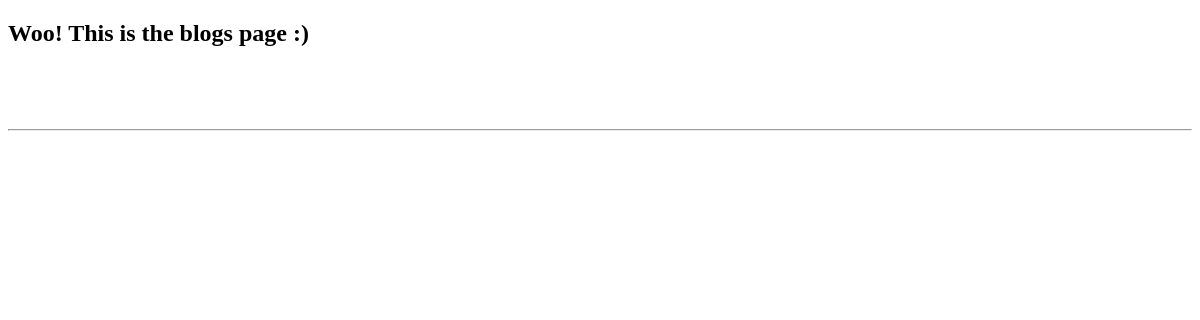
/blog/, run on an earlier commit of the app's database.
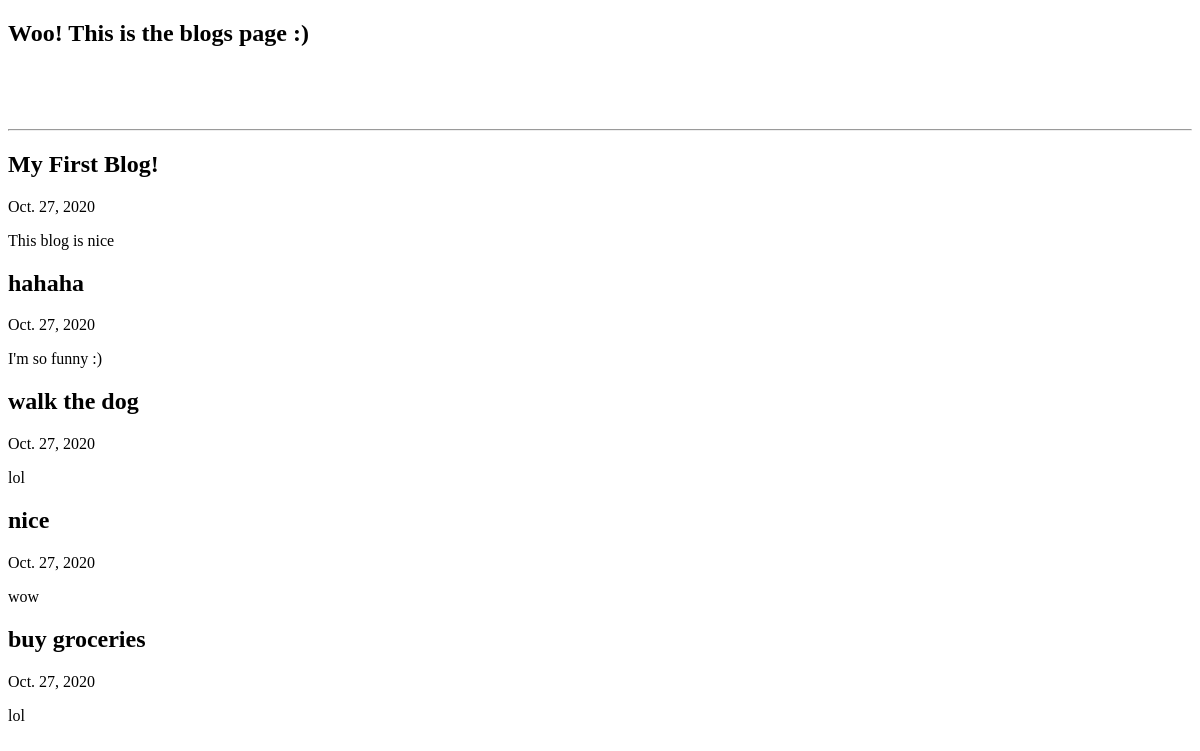
And on a later commit of the database.
### blog/models.py (models this page shows, shortened)
class Blog(models.Model):
    title = models.CharField(max_length=200)
    description = models.TextField()
    date = models.DateField()

### blog/views.py (the view)
# urls.py: path('',views.all_blog,name='blog'),
def all_blog(request):
    blogs = Blog.objects.order_by('-date')[:5]
    return render (request,'blog/all_blog.html',{'blogs':blogs})

### blog/templates/blog/all_blog.html (shortened to what this page needs)
<!DOCTYPE html>
<html lang="en">
<head>
</head>
<body>
    <h2>Woo! This is the blogs page :)</h2><br><br><br><hr>
    {% for blog in blogs %}
    <h2>{{ blog.title }}</h2>
    {{ blog.date }}
    <p>{{ blog.description }}</p>
    {% endfor %}
</body>
</html>

What changed in the data, as far as the page shows it:
added Blog: title "My First Blog!", date "Oct. 27, 2020", description "This blog is nice"
added Blog: title "hahaha", date "Oct. 27, 2020", description "I'm so funny :)"
added Blog: title "walk the dog", date "Oct. 27, 2020", description "lol"
added Blog: title "nice", date "Oct. 27, 2020", description "wow"
added Blog: title "buy groceries", date "Oct. 27, 2020", description "lol"
